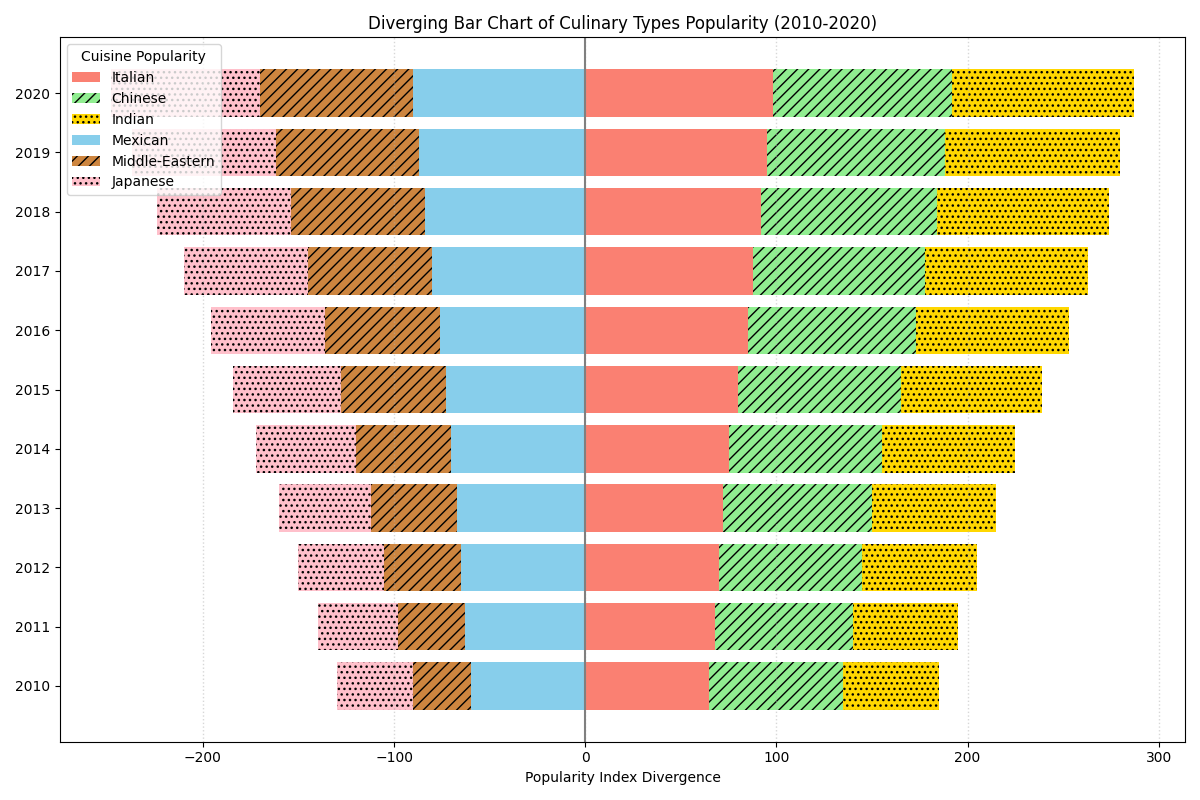

This chart was generated by the following Python code:
import matplotlib.pyplot as plt
import numpy as np

# Data setup
years = np.arange(2010, 2021)

italian_cuisine = [65, 68, 70, 72, 75, 80, 85, 88, 92, 95, 98]
chinese_cuisine = [70, 72, 75, 78, 80, 85, 88, 90, 92, 93, 94]
indian_cuisine = [50, 55, 60, 65, 70, 74, 80, 85, 90, 92, 95]
mexican_cuisine = [60, 63, 65, 67, 70, 73, 76, 80, 84, 87, 90]
middle_eastern_cuisine = [30, 35, 40, 45, 50, 55, 60, 65, 70, 75, 80]
japanese_cuisine = [40, 42, 45, 48, 52, 56, 60, 65, 70, 75, 78]

pos_values = np.array([italian_cuisine, chinese_cuisine, indian_cuisine])
neg_values = np.array([mexican_cuisine, middle_eastern_cuisine, japanese_cuisine])

labels_pos = ['Italian', 'Chinese', 'Indian']
labels_neg = ['Mexican', 'Middle-Eastern', 'Japanese']

colors_pos = ['salmon', 'lightgreen', 'gold']  # Shuffled colors for positive
colors_neg = ['skyblue', 'peru', 'pink']       # Shuffled colors for negative

ind = np.arange(len(years))

fig, ax = plt.subplots(figsize=(12, 8))

# Change order of legend, marker types, and grid style
hatch_styles = ['', '///', '...']
for i in range(pos_values.shape[0]):
    ax.barh(ind, pos_values[i], left=np.sum(pos_values[:i], axis=0), color=colors_pos[i], 
            label=labels_pos[i], hatch=hatch_styles[i])

for i in range(neg_values.shape[0]):
    ax.barh(ind, -neg_values[i], left=-np.sum(neg_values[:i], axis=0), color=colors_neg[i], 
            label=labels_neg[i], hatch=hatch_styles[i])

ax.set_yticks(ind)
ax.set_yticklabels(years)
ax.axvline(0, color='gray', linewidth=1.5, linestyle='-')  # Changed line width and style
ax.set_xlabel('Popularity Index Divergence')
ax.set_title('Diverging Bar Chart of Culinary Types Popularity (2010-2020)')
ax.grid(axis='x', linestyle=':', linewidth=1.0, alpha=0.5)  # Changed grid style

ax.legend(title='Cuisine Popularity', fontsize=10, loc='upper left')  # Changed legend location

plt.tight_layout()
plt.show()
